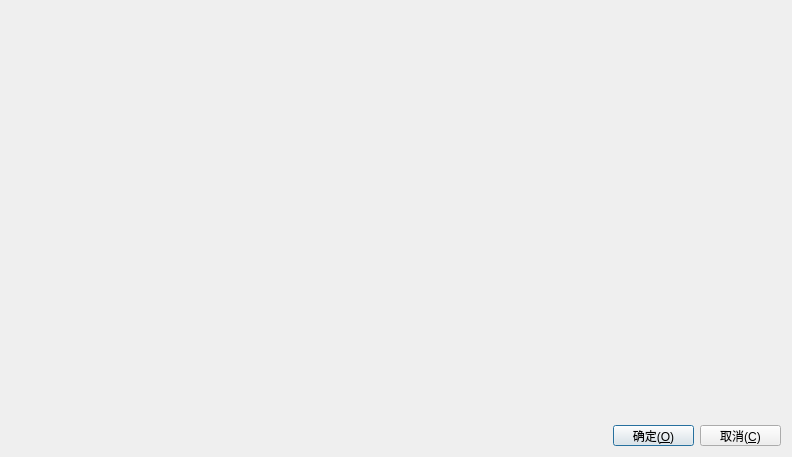
<?xml version="1.0" encoding="UTF-8"?>
<ui version="4.0">
 <class>DDNSSecrectSelectDialog</class>
 <widget class="QDialog" name="DDNSSecrectSelectDialog">
  <property name="geometry">
   <rect>
    <x>0</x>
    <y>0</y>
    <width>792</width>
    <height>457</height>
   </rect>
  </property>
  <property name="windowTitle">
   <string>请选择一个密钥</string>
  </property>
  <layout class="QVBoxLayout" name="verticalLayout">
   <item>
    <widget class="QWidget" name="widget" native="true">
     <property name="sizePolicy">
      <sizepolicy hsizetype="Expanding" vsizetype="Expanding">
       <horstretch>0</horstretch>
       <verstretch>0</verstretch>
      </sizepolicy>
     </property>
     <layout class="QVBoxLayout" name="verticalLayout_2"/>
    </widget>
   </item>
   <item>
    <layout class="QHBoxLayout" name="horizontalLayout">
     <item>
      <spacer name="horizontalSpacer">
       <property name="orientation">
        <enum>Qt::Orientation::Horizontal</enum>
       </property>
       <property name="sizeHint" stdset="0">
        <size>
         <width>40</width>
         <height>20</height>
        </size>
       </property>
      </spacer>
     </item>
     <item>
      <widget class="QPushButton" name="pushButtonOK">
       <property name="minimumSize">
        <size>
         <width>81</width>
         <height>21</height>
        </size>
       </property>
       <property name="maximumSize">
        <size>
         <width>100</width>
         <height>21</height>
        </size>
       </property>
       <property name="text">
        <string>确定(&amp;O)</string>
       </property>
      </widget>
     </item>
     <item>
      <widget class="QPushButton" name="pushButtonCancel">
       <property name="minimumSize">
        <size>
         <width>81</width>
         <height>21</height>
        </size>
       </property>
       <property name="maximumSize">
        <size>
         <width>100</width>
         <height>21</height>
        </size>
       </property>
       <property name="text">
        <string>取消(&amp;C)</string>
       </property>
      </widget>
     </item>
    </layout>
   </item>
  </layout>
 </widget>
 <resources/>
 <connections/>
</ui>
